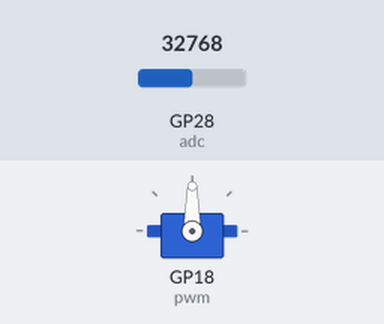
Simulated run of this program. Board: Raspberry Pi Pico running MicroPython. On the bench: servo. The inputs (shaded band) are chosen by the test bench; at power-on: GP28 (adc) = 32768 (analog values on the 0–65535 scale). Servo angles are drawn from the pulse width (0.5 ms = 0°, 2.5 ms = 180°).

Above: at 1.2 s.
1.3 s: GP28 (adc) set to 45874
At 1.8 s:
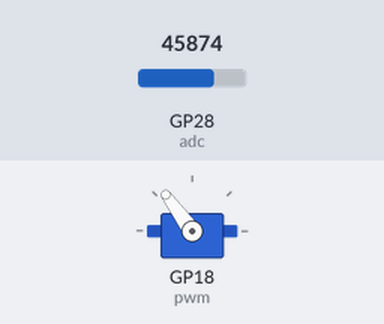
2.8 s: GP28 (adc) set to 57670
At 4.0 s:
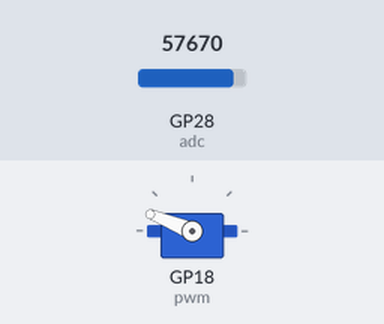
4.3 s: GP28 (adc) set to 65535
At 5.3 s:
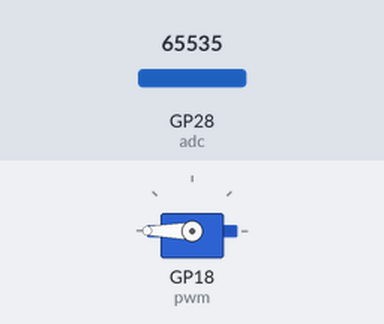
5.8 s: GP28 (adc) set to 19660
At 6.4 s:
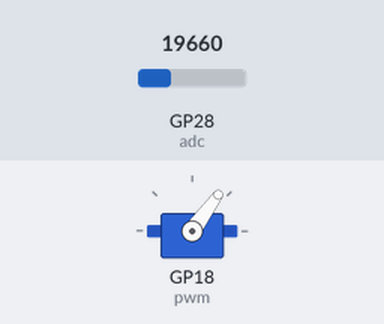
7.3 s: GP28 (adc) set to 7864
At 7.6 s:
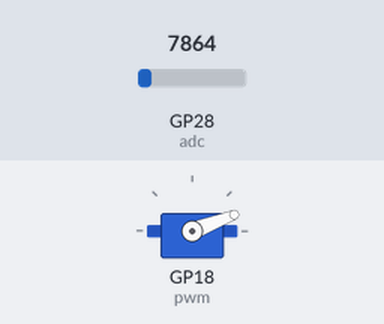
8.8 s: GP28 (adc) set to 32767
At 9.9 s:
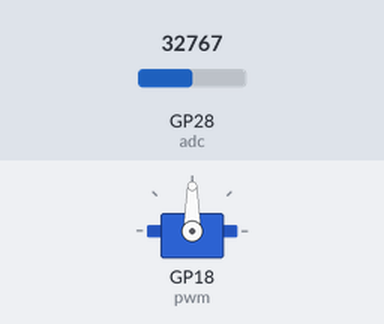
Timing chart, 0 to 11.3 s (numbered marks = the images above; inputs shaded):
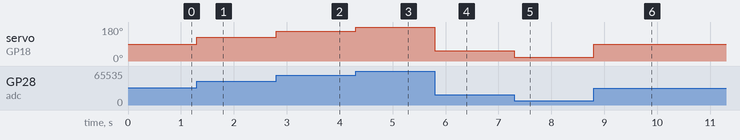

Measured:
- after the input at 1.3 s, servo on GP18 (pwm): 90° → 126° at once
- after the input at 2.8 s, servo on GP18 (pwm): 126° → 158° at once
- after the input at 4.3 s, servo on GP18 (pwm): 158° → 180° at once
- after the input at 5.8 s, servo on GP18 (pwm): 180° → 54° at once
- after the input at 7.3 s, servo on GP18 (pwm): 54° → 21° at once
- after the input at 8.8 s, servo on GP18 (pwm): 21° → 90° at once

The program:

servo_pot.py
```python
from machine import PWM, Pin, ADC
import utime

pwm = PWM(Pin(18))
pwm.freq(50)
adc = ADC(2)

while True:
    angulo = int(adc.read_u16()/364)
    dc = 1638.375 + 36.4*angulo
    pwm.duty_u16(int(dc))
```
